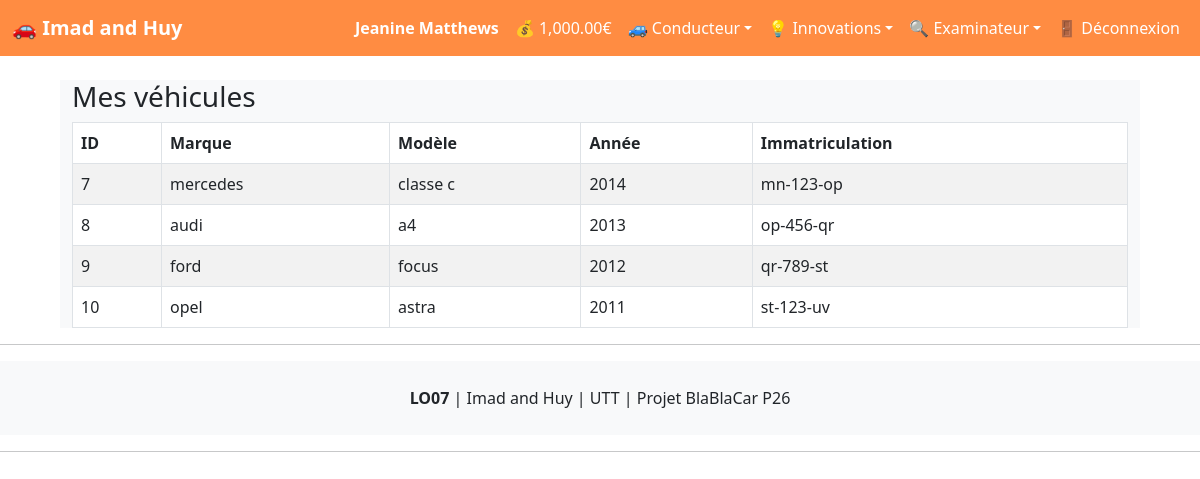
Page /app/router/router.php?action=vehiculeMesVehicules (signed in) on the committed database.
### tables this page shows
create table if not exists utilisateur (
 id int not null,
 nom varchar(40) not null,
 prenom varchar(40) not null,
 role enum('administrateur', 'conducteur', 'passager'), 
 login varchar(20) not null,
 password varchar(20) not null,
 solde decimal(8,2), 
 primary key (id) 
);

create table if not exists vehicule (
    id int primary key,
    marque varchar(255) not null,
    modele varchar(255) not null,
    annee int not null,
    immatriculation varchar(20) not null,
    proprietaire_id integer not null,
    foreign key (proprietaire_id) references utilisateur(id)
);

### app/controller/ControllerVehicule.php (called while the page is built, shortened)
<?php
require_once '../model/ModelVehicule.php';
require_once '../model/ModelUtilisateur.php';
class ControllerVehicule {
    public static function mesVehicules() {
        $vehicules = ModelVehicule::getByProprietaire($_SESSION['login_id']);
        require '../view/vehicule/viewMesVehicules.php';
    }
}
?>

### app/model/ModelUtilisateur.php (called while the page is built, shortened)
<?php
class ModelUtilisateur {
    private $id, $nom, $prenom, $role, $login, $password, $solde;
    public static function getOne($id) {
        try {
            $pdo = Model::getInstance();
            $stmt = $pdo->prepare("SELECT * FROM utilisateur WHERE id = :id");
            $stmt->execute(['id' => $id]);
            $stmt->setFetchMode(PDO::FETCH_CLASS, 'ModelUtilisateur');
            return $stmt->fetch();
        } catch (PDOException $e) {
            die($e->getMessage());
        }
    }
    public function getSolde() {
        return $this->solde;
    }
}
?>

### app/model/ModelVehicule.php (called while the page is built, shortened)
<?php
class ModelVehicule {
    public static function getByProprietaire($proprietaire_id) {
        try {
            $pdo = Model::getInstance();
            $stmt = $pdo->prepare("SELECT * FROM vehicule WHERE proprietaire_id = :proprietaire_id");
            $stmt->execute(['proprietaire_id' => $proprietaire_id]);
            return $stmt->fetchAll(PDO::FETCH_CLASS, "ModelVehicule");
        } catch (PDOException $e) {
            die($e->getMessage());
        }
    }
    public function __get($prop) {
        return $this->$prop;
    }
}
?>

### app/view/vehicule/viewMesVehicules.php (the view, shortened to what this page needs)
<body>
    <div class="container">
        <?php include __DIR__ . '/../fragment/fragmentMenu.php'; ?>
        <h3>Mes véhicules</h3>
        <?php if (count($vehicules) > 0): ?>
            <table class="table table-striped table-bordered">
                <thead>
                    <tr>
                        <th>ID</th>
                        <th>Marque</th>
                        <th>Modèle</th>
                        <th>Année</th>
                        <th>Immatriculation</th>
                    </tr>
                </thead>
                <tbody>
                    <?php foreach ($vehicules as $v): ?>
                        <tr>
                            <td><?php echo htmlspecialchars($v->id); ?></td>
                            <td><?php echo htmlspecialchars($v->marque); ?></td>
                            <td><?php echo htmlspecialchars($v->modele); ?></td>
                            <td><?php echo htmlspecialchars($v->annee); ?></td>
                            <td><?php echo htmlspecialchars($v->immatriculation); ?></td>
                        </tr>
                    <?php endforeach; ?>
                </tbody>
            </table>
        <?php else: ?>
            <p>Vous n'avez pas de véhicules enregistrés.</p>
        <?php endif; ?>
    </div>
</body>
</html>

### app/view/fragment/fragmentMenu.php (shortened to what this page needs)
<?php
$login_id = $_SESSION['login_id'] ?? -1;
$login_role = $_SESSION['login_role'] ?? '';
$login_nom = $_SESSION['login_nom'] ?? '';
$login_prenom = $_SESSION['login_prenom'] ?? '';
$login_solde = $_SESSION['login_solde'] ?? 0;
if ($login_id != -1) {
    $user_live = \ModelUtilisateur::getOne($login_id);
    if ($user_live) {
        $login_solde = $user_live->getSolde();
    }
}
?>
<nav class="navbar navbar-expand-lg fixed-top" style="background-color: #FF8C42;">
    <div class="container-fluid">
        <a class="navbar-brand text-white fw-bold" href="router.php?action=accueil">🚗 Imad and Huy</a>
        <div class="collapse navbar-collapse" id="navbarNav">
            <ul class="navbar-nav ms-auto mb-2 mb-lg-0">
                <?php if ($login_id != -1): ?>
                    <li class="nav-item">
                        <span class="nav-link text-white"><strong><?php echo htmlspecialchars($login_nom . ' ' . $login_prenom); ?></strong></span>
                    </li>
                    <li class="nav-item">
                        <span class="nav-link text-white" title="Solde Réel">💰 <?php echo number_format($login_solde, 2); ?>€</span>
                    </li>
                <?php endif; ?>
                <?php if ($login_id != -1 && $login_role === 'conducteur'): ?>
                    <li class="nav-item dropdown">
                        <a class="nav-link dropdown-toggle text-white" href="#" role="button" data-bs-toggle="dropdown" aria-expanded="false">🚙 Conducteur</a>
                    </li>
                <?php endif; ?>
                <li class="nav-item dropdown">
                    <a class="nav-link dropdown-toggle text-white" href="#" role="button" data-bs-toggle="dropdown" aria-expanded="false">💡 Innovations</a>
                </li>
                <li class="nav-item dropdown">
                    <a class="nav-link dropdown-toggle text-white" href="#" role="button" data-bs-toggle="dropdown" aria-expanded="false">🔍 Examinateur</a>
                </li>
                <?php if ($login_id == -1): ?>
                    <li class="nav-item">
                        <a class="nav-link text-white" href="router.php?action=login">🔓 Se connecter</a>
                    </li>
                <?php else: ?>
                    <li class="nav-item">
                        <a class="nav-link text-white" href="router.php?action=logout">🚪 Déconnexion</a>
                    </li>
                <?php endif; ?>
            </ul>
        </div>
    </div>
</nav>

### rows in the picture
utilisateur: solde "1,000.00"
vehicule: id "7", marque "mercedes", modele "classe c", annee "2014", immatriculation "mn-123-op"
vehicule: id "8", marque "audi", modele "a4", annee "2013", immatriculation "op-456-qr"
vehicule: id "9", marque "ford", modele "focus", annee "2012", immatriculation "qr-789-st"
vehicule: id "10", marque "opel", modele "astra", annee "2011", immatriculation "st-123-uv"

### other values in the picture
$login_nom . ' ' . $login_prenom "Jeanine Matthews"
